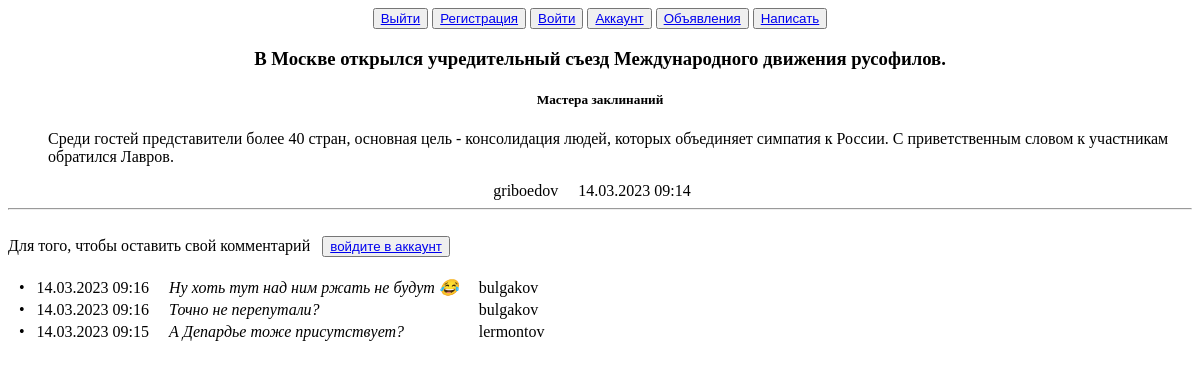
Page /post-12 on the earlier database version.
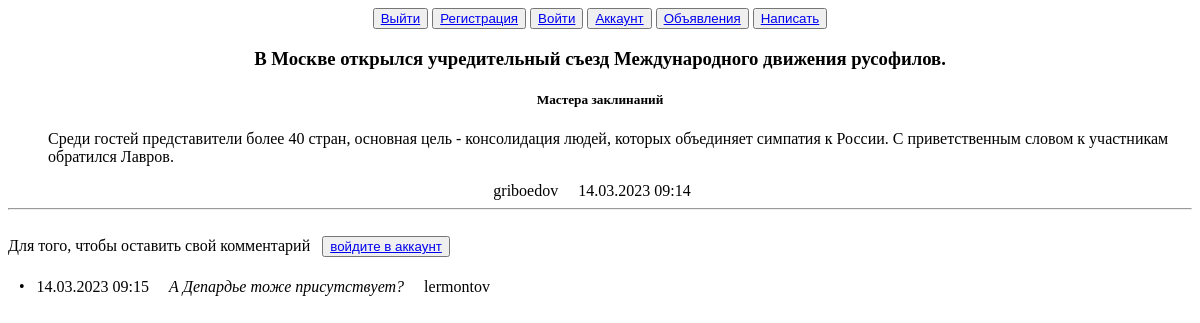
Same page on the later database version.
### postboard/models.py (models this page shows, shortened)
class Feedback(models.Model):
    text = models.TextField(verbose_name='Текст отклика')
    time = models.DateTimeField(auto_now_add=True, verbose_name='Время написания')
    post = models.ForeignKey(Post, on_delete=models.CASCADE, verbose_name='К объявлению')
    author = models.ForeignKey(FunUser, on_delete=models.CASCADE, verbose_name='Автор')
    is_active = models.BooleanField(default=False, verbose_name='Опубликовано',)
    class Meta:
        verbose_name = 'Отклик'
        verbose_name_plural = 'Отклики'
        ordering = ['-time']

### users/models.py (models this page shows)
class FunUser(AbstractUser):
    code = models.CharField(max_length=63, blank=True)

### postboard/views.py (the view)
# urls.py: path('post-<int:pk>', PostDetail.as_view(template_name='postboard/post.html'), name='post'),
class PostDetail(DetailView):
    model = Post
    template_name = 'post.html'
    context_object_name = 'post'
    def get_context_data(self, **kwargs):
        context = super().get_context_data(**kwargs)
        context['feedbacks'] = Feedback.objects.filter(post_id=self.kwargs['pk'])#, is_active=True)
        return context
    def post(self, request, *args, **kwargs):
        if request.POST:
            post_pk = kwargs['pk']
            post = get_object_or_404(Post, id=post_pk)
            try:
                send_feedback(request, post)
            except:
                return HttpResponse(""" <center><h1>Ошибка отправки</h1>
                <button><a href="">Повторить</a>
                </button></center> """, charset="utf-8")
            return redirect('post', kwargs['pk'])
        return redirect('post', kwargs['pk'])

### postboard/models.py (called while the page is built)
    def __str__(self):
        return f'{self.cat_name}'

### templates/postboard/post.html (shortened to what this page needs)
{% extends 'default.html' %}
{% block content %}
<center>
    <h3>{{ post.title }}</h3>
    <h5>{{ post.category }}</h5>
</center>
<ul>{{ post.text|linebreaks }}</ul>
<center>
    {{ post.author.username }} &nbsp &nbsp
    {{ post.time|date:'d.m.Y H:i' }} &nbsp &nbsp
    <hr>
</center>
<br>
{% if request.user.is_authenticated %}
    {% if request.user != post.author %}
        <div>
            <form action="" method="POST" enctype="multipart/form-data">
                {% csrf_token %}
                <em>&nbsp Ваш отклик: &nbsp </em>
                <label for="feedback"> &nbsp &nbsp </label>
                <input type="text" name="feedback" placeholder="Текст"> &nbsp
                <input type="submit" value="Отправить">
            </form>
            <br>
        </div>
    {% endif %}
{% else %}
    <div>
        Для того, чтобы оставить свой комментарий &nbsp
        <button>
        <a class="btn btn-outline-dark" href="{% url 'login' %}" role="button">войдите в аккаунт</a>
        </button>
        <br><br>
    </div>
{% endif %}
{% if feedbacks %}
        <table>
            {% for feedback in feedbacks %}
            <tr>
                <td>&nbsp • &nbsp {{ feedback.time |date:'d.m.Y H:i' }} &nbsp &nbsp</td>
                <td><em> {{ feedback.text }} </em> &nbsp &nbsp</td>
                <td> {{ feedback.author }} </td>
            </tr>
            {% endfor %}
        </table>
{% endif %}
{% endblock content %}

Differences in the rows shown:
removed Feedback: time "14.03.2023 09:16", text "Ну хоть тут над ним ржать не будут 😂", author "bulgakov"
removed Feedback: time "14.03.2023 09:16", text "Точно не перепутали?", author "bulgakov"
